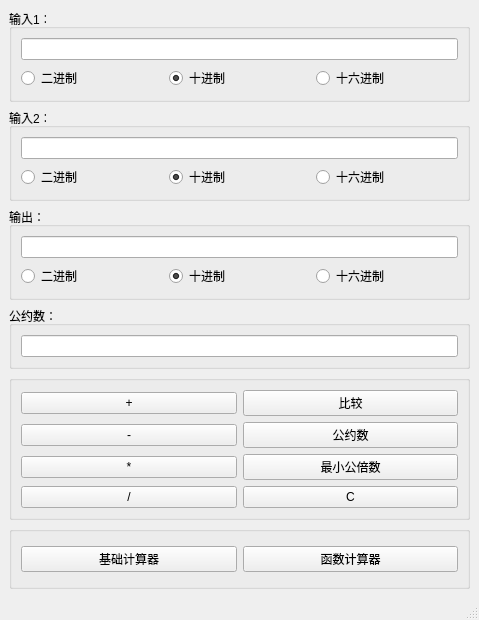
<?xml version="1.0" encoding="UTF-8"?>
<ui version="4.0">
 <class>trans</class>
 <widget class="QMainWindow" name="trans">
  <property name="geometry">
   <rect>
    <x>0</x>
    <y>0</y>
    <width>479</width>
    <height>620</height>
   </rect>
  </property>
  <property name="windowTitle">
   <string>MainWindow</string>
  </property>
  <widget class="QWidget" name="centralwidget">
   <layout class="QGridLayout" name="gridLayout_5">
    <item row="4" column="0">
     <widget class="QGroupBox" name="groupBox_3">
      <property name="title">
       <string/>
      </property>
      <layout class="QGridLayout" name="gridLayout_3">
       <item row="1" column="1">
        <widget class="QPushButton" name="compare">
         <property name="text">
          <string>比较</string>
         </property>
        </widget>
       </item>
       <item row="2" column="1">
        <widget class="QPushButton" name="yueshu">
         <property name="text">
          <string>公约数</string>
         </property>
        </widget>
       </item>
       <item row="3" column="0">
        <widget class="QPushButton" name="multi">
         <property name="text">
          <string>*</string>
         </property>
        </widget>
       </item>
       <item row="1" column="0">
        <widget class="QPushButton" name="add">
         <property name="text">
          <string>+</string>
         </property>
        </widget>
       </item>
       <item row="2" column="0">
        <widget class="QPushButton" name="sub">
         <property name="text">
          <string>-</string>
         </property>
        </widget>
       </item>
       <item row="4" column="0">
        <widget class="QPushButton" name="div">
         <property name="text">
          <string>/</string>
         </property>
        </widget>
       </item>
       <item row="3" column="1">
        <widget class="QPushButton" name="gongbei">
         <property name="text">
          <string>最小公倍数</string>
         </property>
        </widget>
       </item>
       <item row="4" column="1">
        <widget class="QPushButton" name="clear">
         <property name="text">
          <string>C</string>
         </property>
        </widget>
       </item>
      </layout>
     </widget>
    </item>
    <item row="0" column="0">
     <widget class="QGroupBox" name="groupBox">
      <property name="title">
       <string>输入1：</string>
      </property>
      <layout class="QGridLayout" name="gridLayout">
       <item row="0" column="0" colspan="3">
        <widget class="QLineEdit" name="lineEdit"/>
       </item>
       <item row="1" column="0">
        <widget class="QRadioButton" name="two">
         <property name="text">
          <string>二进制</string>
         </property>
        </widget>
       </item>
       <item row="1" column="1">
        <widget class="QRadioButton" name="ten">
         <property name="text">
          <string>十进制</string>
         </property>
         <property name="checked">
          <bool>true</bool>
         </property>
        </widget>
       </item>
       <item row="1" column="2">
        <widget class="QRadioButton" name="sixteen">
         <property name="text">
          <string>十六进制</string>
         </property>
        </widget>
       </item>
      </layout>
     </widget>
    </item>
    <item row="5" column="0">
     <widget class="QGroupBox" name="groupBox_4">
      <property name="title">
       <string/>
      </property>
      <layout class="QGridLayout" name="gridLayout_4">
       <item row="0" column="0">
        <widget class="QPushButton" name="base_cal">
         <property name="text">
          <string>基础计算器</string>
         </property>
        </widget>
       </item>
       <item row="0" column="1">
        <widget class="QPushButton" name="pushButton_2">
         <property name="text">
          <string>函数计算器</string>
         </property>
        </widget>
       </item>
      </layout>
     </widget>
    </item>
    <item row="1" column="0">
     <widget class="QGroupBox" name="groupBox_2">
      <property name="title">
       <string>输入2：</string>
      </property>
      <layout class="QGridLayout" name="gridLayout_2">
       <item row="0" column="0" colspan="3">
        <widget class="QLineEdit" name="lineEdit_2"/>
       </item>
       <item row="1" column="0">
        <widget class="QRadioButton" name="two_1">
         <property name="text">
          <string>二进制</string>
         </property>
        </widget>
       </item>
       <item row="1" column="1">
        <widget class="QRadioButton" name="ten_1">
         <property name="text">
          <string>十进制</string>
         </property>
         <property name="checked">
          <bool>true</bool>
         </property>
        </widget>
       </item>
       <item row="1" column="2">
        <widget class="QRadioButton" name="radioButton_8">
         <property name="text">
          <string>十六进制</string>
         </property>
        </widget>
       </item>
      </layout>
     </widget>
    </item>
    <item row="2" column="0">
     <widget class="QGroupBox" name="groupBox_5">
      <property name="title">
       <string>输出：</string>
      </property>
      <layout class="QGridLayout" name="gridLayout_6">
       <item row="0" column="0" colspan="3">
        <widget class="QLineEdit" name="lineEdit_3"/>
       </item>
       <item row="1" column="0">
        <widget class="QRadioButton" name="two_2">
         <property name="text">
          <string>二进制</string>
         </property>
        </widget>
       </item>
       <item row="1" column="1">
        <widget class="QRadioButton" name="ten_2">
         <property name="text">
          <string>十进制</string>
         </property>
         <property name="checked">
          <bool>true</bool>
         </property>
        </widget>
       </item>
       <item row="1" column="2">
        <widget class="QRadioButton" name="radioButton_3">
         <property name="text">
          <string>十六进制</string>
         </property>
        </widget>
       </item>
      </layout>
     </widget>
    </item>
    <item row="3" column="0">
     <widget class="QGroupBox" name="groupBox_6">
      <property name="title">
       <string>公约数：</string>
      </property>
      <layout class="QGridLayout" name="gridLayout_7">
       <item row="0" column="0">
        <widget class="QLineEdit" name="lineEdit_4"/>
       </item>
      </layout>
     </widget>
    </item>
   </layout>
  </widget>
  <widget class="QMenuBar" name="menubar">
   <property name="geometry">
    <rect>
     <x>0</x>
     <y>0</y>
     <width>479</width>
     <height>26</height>
    </rect>
   </property>
  </widget>
  <widget class="QStatusBar" name="statusbar"/>
 </widget>
 <resources/>
 <connections/>
</ui>
